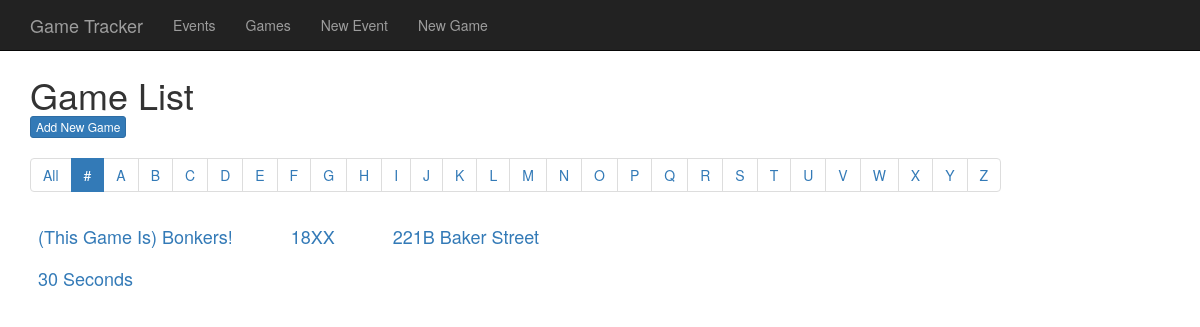
The page /games/?category=other on the database its author committed.
### GameTracker/models.py (models this page shows, shortened)
class Game(models.Model):
	title = models.CharField(max_length=256, unique=True)
	in_library = models.BooleanField(default=True,verbose_name='In Demo Library')
	class Meta:
		ordering = ['title']

### GameTracker/views.py (the view)
# urls.py: url(r'^games/$',views.game_list_view,name='game_list'),
def game_list_view(request):
	category = request.GET.get('category')
	try:
		pattern = re.compile("^[a-zA-Z]$")
		if category == 'other':
			games = Game.objects.exclude(title__regex=r'^[a-zA-Z]')
		elif pattern.match(category):
			games = Game.objects.filter(title__istartswith=category)
		else:
			games = Game.objects.all()
			category = 'all'
	except:
		games = Game.objects.all()
		category = 'all'
	return render(request, 'GameTracker/game_list.html', {'games': games,'category':category})

### templates/GameTracker/game_list.html (shortened to what this page needs)
{% extends 'base.html' %}
{% block body_block %}
	<span class="h1">Game List</span>
	<br />
	<a class="btn btn-xs btn-primary" href="{% url 'GameTracker:game_new' %}">Add New Game</a>
	<nav>
		<ul class="pagination">
			{% if category|upper == 'ALL' %}
				<li class="active"><a href="#">All</a></li>
			{% else %}
				<li><a href="/games">All</a></li>
			{% endif %}
			{% if category|upper == 'OTHER' %}
				<li class="active"><a href="#">#</a></li>
			{% else %}
				<li><a href="?category=other">#</a></li>
			{% endif %}
			{% for letter in 'ABCDEFGHIJKLMNOPQRSTUVWXYZ' %}
				{% if category|upper == letter %}
					<li class="active"><a href="#">{{letter}}</a></li>
				{% else %}
					<li><a href="?category={{letter}}">{{letter}}</a></li>
				{% endif %}
			{% endfor %}
		</ul>
	</nav>
	{% if not games %}
		<div class="alert alert-info fit-content">
			<span class="h3">
				Unfortunately, there are no games to display for this category.
				<br>
				Please choose another category or create a new game.
			</span>
		</div>
	{% else %}
		<div class="fit-content">
			<table class="table borderless">
				{% for game in games %}
					{% if forloop.first %}<tr>{% endif %}
					<td class="h4 padded-right"><a href="{% url 'GameTracker:game_detail' pk=game.pk %}">{{ game.title }}</a></td>
					{% if forloop.counter|divisibleby:3 %}</tr><tr>{% endif %}
					{% if forloop.last %}</tr>{% endif %}
				{% endfor %}
			</table>
		</div>
	{% endif %}
{% endblock %}

### static/css/GameTracker.css (style rules this page uses)
.navbar, { font-size: 1.25em; }
.table { margin-bottom: 0; }
.borderless td, .borderless th { border: none !important; }
.fit-content { display:table; }
.padded-right { padding-right: 50px !important; }

### rows shown on the page
Game: title "(This Game Is) Bonkers!"
Game: title "18XX"
Game: title "221B Baker Street"
Game: title "30 Seconds"

### other values the page prints
{{ letter }} "A" "B" "C" "D" "E" "F" "G" "H" "I" "J" "K" "L" "M" "N" "O" "P" "Q" "R" "S" "T" "U" "V" "W" "X" "Y" "Z"
